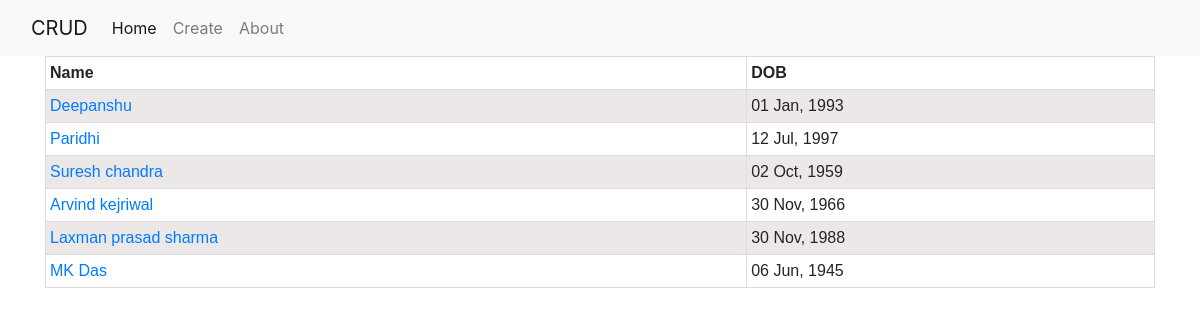
Before: / with the older database file.
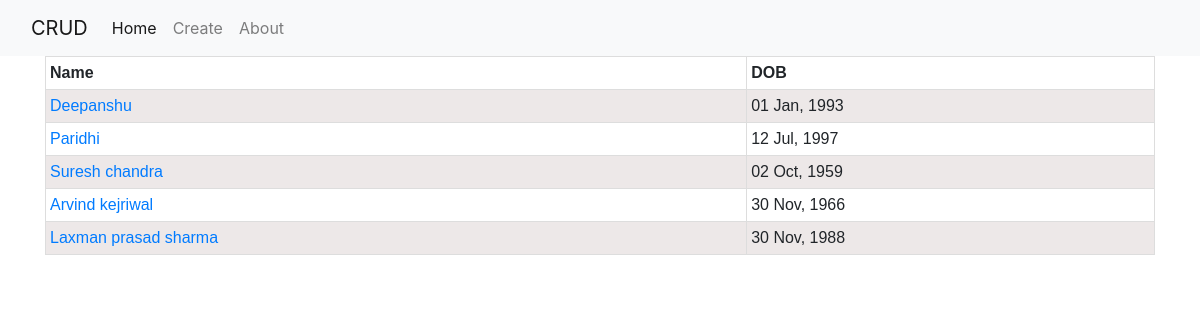
After: the same page with the newer database file.
### myapp/models.py (models this page shows, shortened)
class Person(models.Model):
    name = models.CharField(max_length=100)
    date_of_birth = models.DateTimeField('dob (YYYY-MM-DD)')
    address = models.CharField(max_length=500)

### myapp/views.py (the view)
# urls.py: path('', PersonListView.as_view(), name='index'),
class PersonListView(ListView):
    model = Person
    template_name = 'myapp/index.html'
    context_object_name = 'person'

### myapp/templates/myapp/index.html
{% extends "myapp/base.html"%}
{% block content%}
    <table>
        <tr>
          <th>Name</th>
          <th>DOB</th>
        </tr>
        {% for person in person %}
            <tr>
                <td><a href="{% url 'detail' person.id %}">{{person.name|capfirst}}</a></td>
                <td>{{person.date_of_birth |date:'d M, Y'}}</td>
            </tr>
        {% endfor %}
    </table>
{% endblock content%}

### myapp/templates/myapp/base.html (shortened to what this page needs)
{% load static %}
<!DOCTYPE html>
<html>
<head>
    <link rel="stylesheet" href="https://maxcdn.bootstrapcdn.com/bootstrap/4.0.0/css/bootstrap.min.css">
    <link rel="stylesheet" href="{% static 'myapp/main.css' %}">
</head>
<body>
    <div>
        <nav class="navbar navbar-expand-lg navbar-light bg-light">
            <div class="container-fluid">
              <a class="navbar-brand" href="{% url 'index' %}">CRUD</a>
              <div class="collapse navbar-collapse" id="navbarNavAltMarkup">
                <div class="navbar-nav">
                  <a class="nav-link active" aria-current="page" href="{% url 'index' %}">Home</a>
                  <a class="nav-link" href="{% url 'create' %}">Create</a>
                  <a class="nav-link" href="{% url 'about' %}">About</a>
                </div>
              </div>
            </div>
        </nav>
    </div>
    <div class="container">
        {% block content%}{% endblock %}
    </div>
</body>
</html>

### myapp/static/myapp/main.css (style rules this page uses)
table { font-family: arial, sans-serif; border-collapse: collapse; width: 100%; }
td, th { border: 1px solid #dddddd; text-align: left; padding: 4px; }
tr:nth-child(even) { background-color: #e4dcdca4; }

Changed rows visible on the page:
removed Person: name "MK Das", date_of_birth "06 Jun, 1945"
